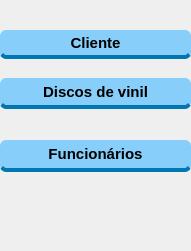
       <widget class="QWidget" name="page">
        <property name="geometry">
         <rect>
          <x>0</x>
          <y>0</y>
          <width>191</width>
          <height>251</height>
         </rect>
        </property>
        <attribute name="label">
         <string>Cadastros</string>
        </attribute>
        <widget class="QPushButton" name="pushButton_pagina_cliente">
         <property name="geometry">
          <rect>
           <x>0</x>
           <y>30</y>
           <width>191</width>
           <height>29</height>
          </rect>
         </property>
         <property name="styleSheet">
          <string notr="true">QPushButton {
    background-color: #87CEFA;
    color: #000000;
    border: none;
    border-bottom: 4px solid #0077b3;
    border-radius: 6px;
    font-family: &quot;Courier New&quot;;
    font-weight: bold;
    font-size: 11pt;
    padding: 5px 10px;
}
QPushButton:hover {
    background-color: #b0e0e6;
    border-bottom: 4px solid #0099cc;
}
QPushButton:pressed {
    background-color: #0077b3;
    border-bottom: 0px solid transparent;
    margin-top: 4px;
    padding-bottom: 1px;
}</string>
         </property>
         <property name="text">
          <string>Cliente</string>
         </property>
        </widget>
        <widget class="QPushButton" name="pushButton_pagina_vinil">
         <property name="geometry">
          <rect>
           <x>0</x>
           <y>78</y>
           <width>191</width>
           <height>31</height>
          </rect>
         </property>
         <property name="styleSheet">
          <string notr="true">QPushButton {
    background-color: #87CEFA;
    color: #000000;
    border: none;
    border-bottom: 4px solid #0077b3;
    border-radius: 6px;
    font-family: &quot;Courier New&quot;;
    font-weight: bold;
    font-size: 11pt;
    padding: 5px 10px;
}
QPushButton:hover {
    background-color: #b0e0e6;
    border-bottom: 4px solid #0099cc;
}
QPushButton:pressed {
    background-color: #0077b3;
    border-bottom: 0px solid transparent;
    margin-top: 4px;
    padding-bottom: 1px;
}</string>
         </property>
         <property name="text">
          <string>Discos de vinil</string>
         </property>
        </widget>
        <widget class="QPushButton" name="pushButton_pagina_funcionario">
         <property name="geometry">
          <rect>
           <x>0</x>
           <y>140</y>
           <width>191</width>
           <height>32</height>
          </rect>
         </property>
         <property name="styleSheet">
          <string notr="true">QPushButton {
    background-color: #87CEFA;
    color: #000000;
    border: none;
    border-bottom: 4px solid #0077b3;
    border-radius: 6px;
    font-family: &quot;Courier New&quot;;
    font-weight: bold;
    font-size: 11pt;
    padding: 5px 10px;
}
QPushButton:hover {
    background-color: #b0e0e6;
    border-bottom: 4px solid #0099cc;
}
QPushButton:pressed {
    background-color: #0077b3;
    border-bottom: 0px solid transparent;
    margin-top: 4px;
    padding-bottom: 1px;
}</string>
         </property>
         <property name="text">
          <string>Funcionários</string>
         </property>
        </widget>
       </widget>
